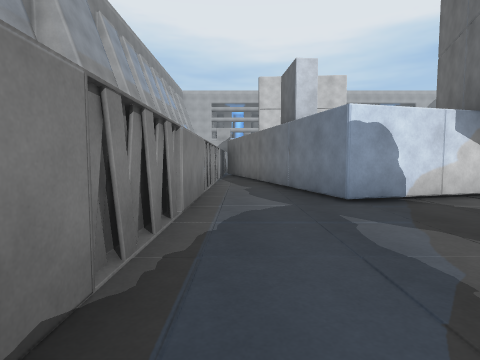
View 1 (above)

18 first-person views from a walk through a Unity game level. The camera is 1.2 m above the floor, tilts 4° down and sees 80° across. The floor is counted in squares, 2 m on a side. Each view is taken from the middle of a square. On the plan, view 1 faces up. The plan holds only what a view shows up to about 9 squares ahead; the rest is blank. The place goes on beyond the plan. The player character is not drawn. Some surface patterns are stand-ins.

View 2
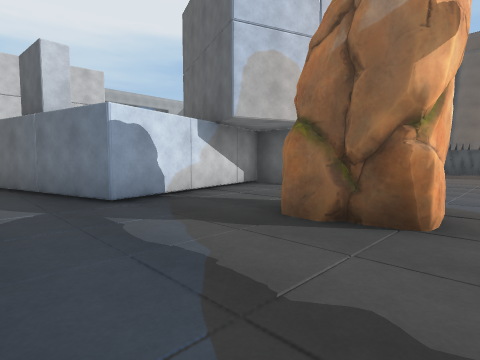

View 3
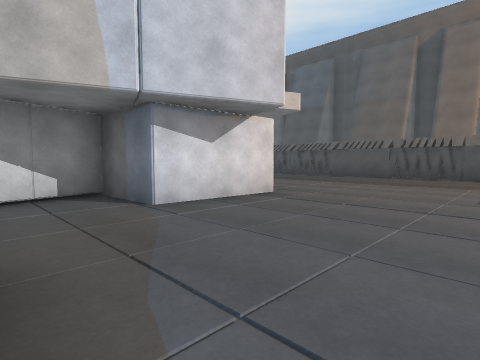

View 4
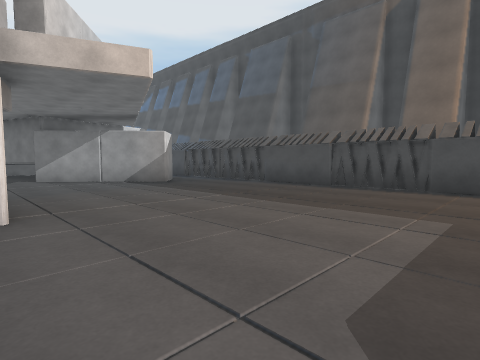

View 5
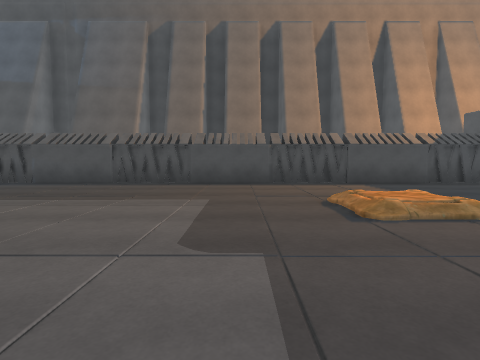

View 6
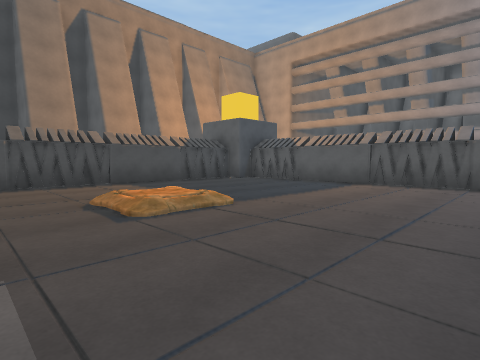

View 7
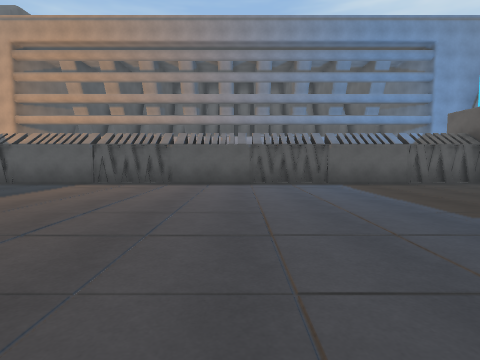

View 8
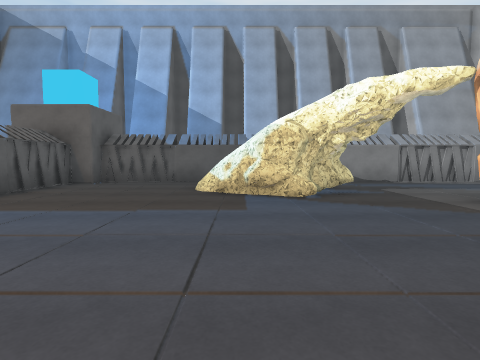

View 9
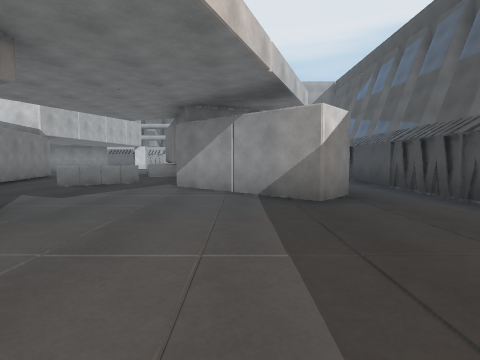

View 10
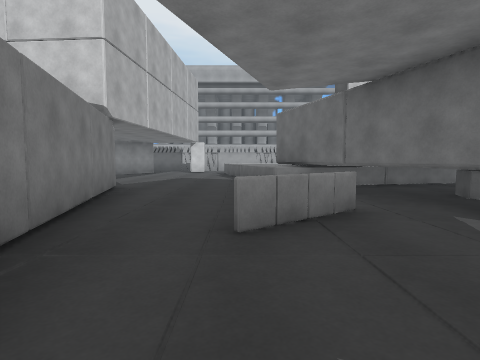

View 11
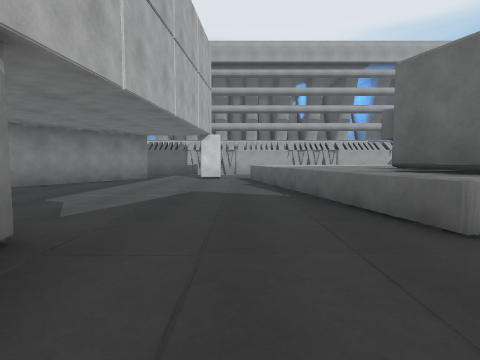

View 12
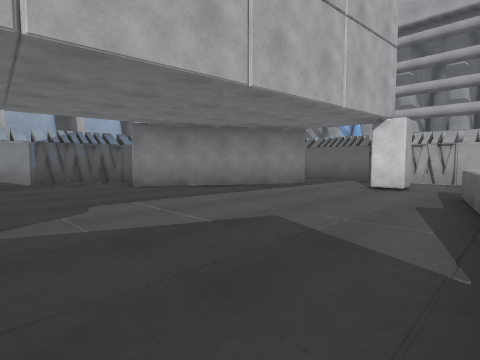

View 13
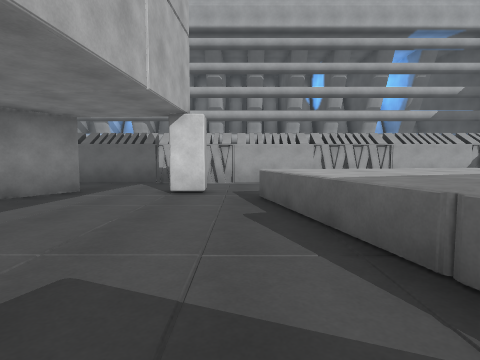

View 14
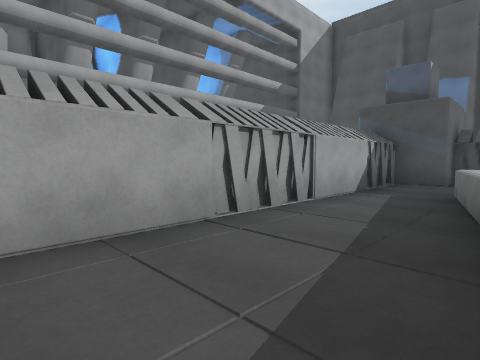

View 15
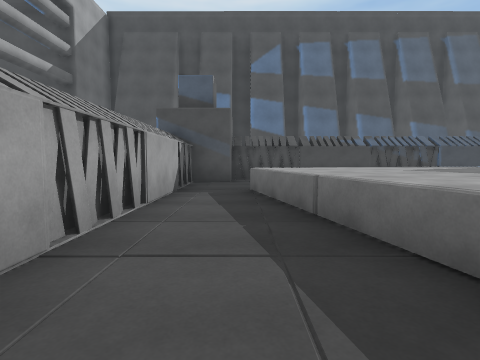

View 16
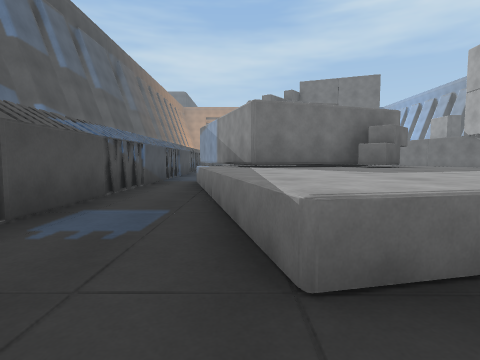

View 17
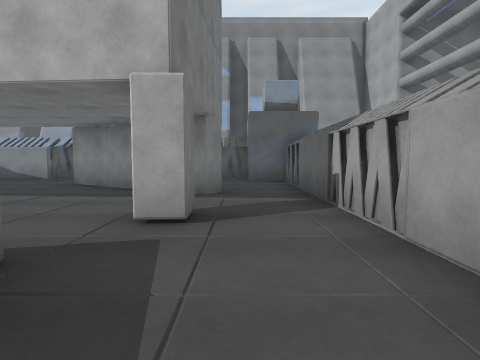

View 18
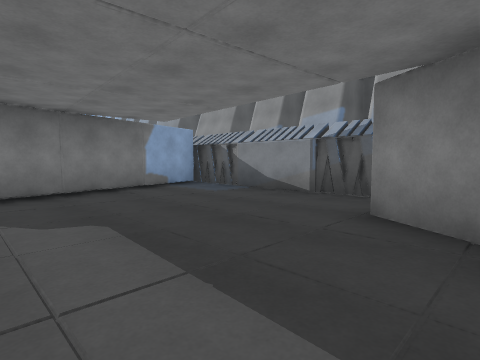

### Floor plan
Key: @ floor where view 1 was taken; # wall or solid block; . floor; / step, stairs or slope; F fence; R rock; T table; O other object.
Columns run from 2 left of view 1 to 16 right of it. Each row starts with its distance up from view 1.
 23 OOOOOOOOOOOOOOOOOOO
 22 OO.F...F...F....FOO
 21  F...............O
 20  F  OO.O..OOOOO.FO
 19  O OO....OOOOOO..O
 18  O  .....OOOOOO..O
 17  F.O.....O OOOO..O
 16  F.......OOTOOO.FO
 15  O........O####O.O
 14  O........O####..O
 13  F....O....# ## .O
 12  FOOOOO....###  OO
 11  O  OOOO....##  .O
 10  O    OO.OO.#   .O
  9  F.O  OO.O..OOO..O
  8  F.OO OO......O.FO
  7  F.O OOOO.....O..O
  6  F.OOOOOO  .....FO
  5  O..OOOOOO ......O
  4  O..O...OOO......O
  3  F...............O
  2  F...R .........FO
  1  O...#...........O
  0  O@..............O
 -1     .............O
 -2     #......./ ..FO
 -3  O /#.......//...O
 -4  O./.............O
 -5  F...............O
 -6  F...............O
 -7  F.F...F...F....FOO
 -8 ###############OO
 -9 OO

Positions as (right, up) in squares from view 1, and headings:
1: (0, 0), facing up
2: (0, 0), facing up-right
3: (4, 0), facing up-right
4: (8, 0), facing up-right
5: (7, 0), facing right
6: (7, 0), facing down-right
7: (6, 0), facing down
8: (7, -3), facing left
9: (11, 3), facing up
10: (7, 7), facing up
11: (6, 11), facing up
12: (7, 14), facing up-left
13: (6, 15), facing up
14: (6, 20), facing up-right
15: (6, 21), facing right
16: (12, 22), facing down
17: (8, 21), facing left
18: (4, 18), facing down-left
